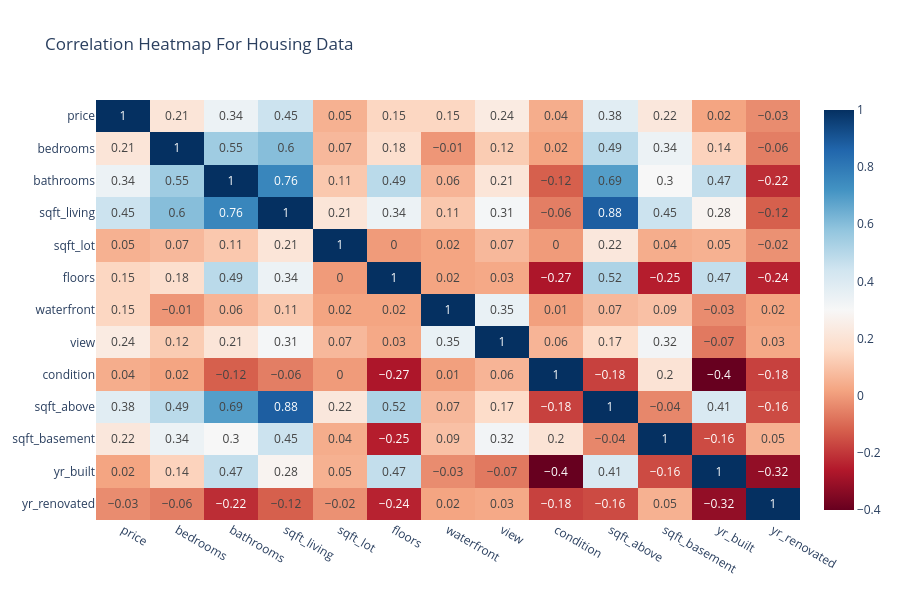

Notebook source saved alongside this figure:
### Markdown cell above
#### Heatmap for Correlation.

### Code cell
co_mtx = df.corr(numeric_only=True).round(2)

fig = px.imshow(co_mtx, text_auto=True, color_continuous_scale='RdBu', aspect='auto', title='Correlation Heatmap For Housing Data')
fig.update_layout(width=900, height=600)
fig.show()

### Figure 1 — Plotly figure (JSON) as saved in the notebook; plotly's stock layout.template omitted (floating-point values rounded to 4 significant figures; data arrays with more than 128 entries replaced by an {"elided": "..."} marker saying what was removed)
{"data": [{"coloraxis": "coloraxis", "hovertemplate": "x: %{x}<br>y: %{y}<br>color: %{z}<extra></extra>", "name": "0", "texttemplate": "%{z}", "type": "heatmap", "x": ["price", "bedrooms", "bathrooms", "sqft_living", "sqft_lot", "floors", "waterfront", "view", "condition", "sqft_above", "sqft_basement", "yr_built", "yr_renovated"], "xaxis": "x", "y": ["price", "bedrooms", "bathrooms", "sqft_living", "sqft_lot", "floors", "waterfront", "view", "condition", "sqft_above", "sqft_basement", "yr_built", "yr_renovated"], "yaxis": "y", "z": {"elided": "13x13 float values"}}], "layout": {"coloraxis": {"colorscale": [[0, "rgb(103,0,31)"], [0.1, "rgb(178,24,43)"], [0.2, "rgb(214,96,77)"], [0.3, "rgb(244,165,130)"], [0.4, "rgb(253,219,199)"], [0.5, "rgb(247,247,247)"], [0.6, "rgb(209,229,240)"], [0.7, "rgb(146,197,222)"], [0.8, "rgb(67,147,195)"], [0.9, "rgb(33,102,172)"], [1, "rgb(5,48,97)"]]}, "height": 600, "title": {"text": "Correlation Heatmap For Housing Data"}, "width": 900, "xaxis": {"anchor": "y", "autorange": true, "domain": [0, 1], "range": [-0.5, 12.5], "type": "category"}, "yaxis": {"anchor": "x", "autorange": true, "domain": [0, 1], "range": [12.5, -0.5], "type": "category"}}}
